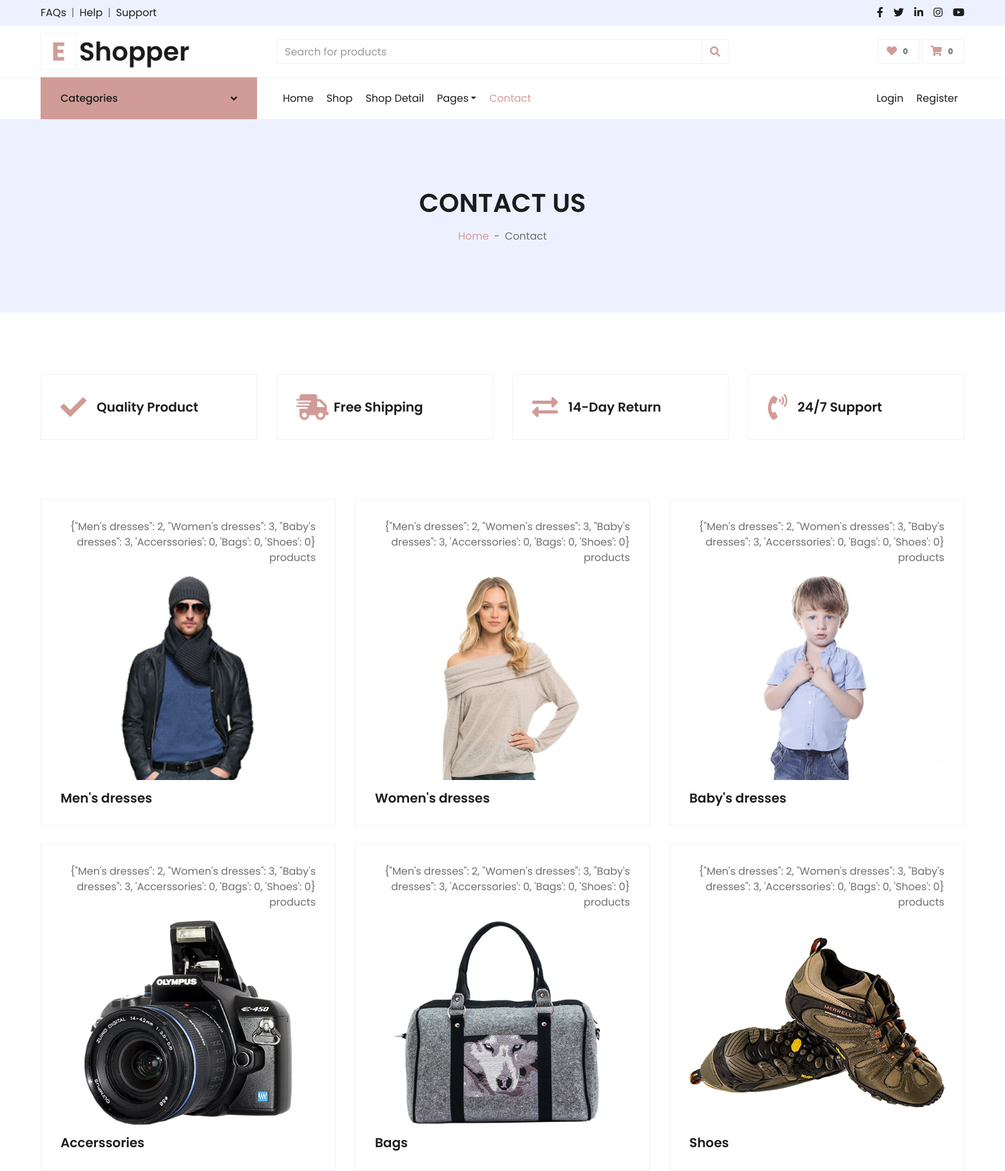
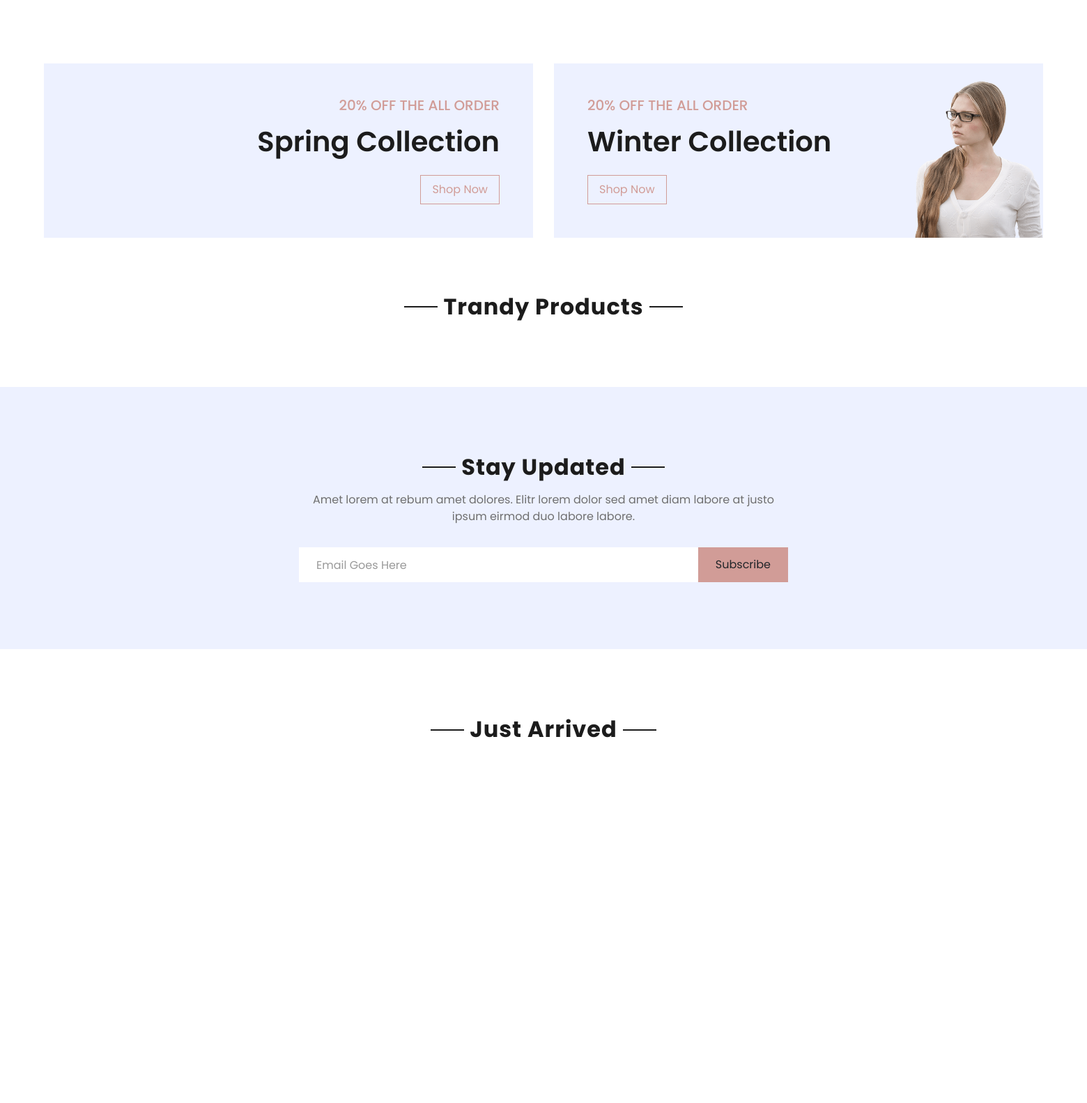
The page / (upper part) on the database its author committed (2 pictures, top to bottom).
### sales/models.py (models this page shows, shortened)
class Category(models.Model):
    name = models.CharField(max_length=100)
    image = models.ImageField(upload_to='categories')

### sales/views.py (the view)
# urls.py: path('',views.index, name='index'),
def index(request):
    category_counts = {}  # Initialize an empty dictionary
    categories = Category.objects.all()
    for category in categories:
        products = Product.objects.filter(category=category)
        product_count = len(products)
        category_counts[category.name] = product_count
    context = {
        'navbar': 'index',
        'categories': categories,
        'products': products,
        'category_counts': category_counts,  # Add the category counts to the context
    }
    return render(request, 'index.html', context)

### sales/templates/index.html (shortened to what this page needs)
 {% extends 'layout.html' %}
{% load static %}
{% block body %}
    <div class="container-fluid pt-5">
        <div class="row px-xl-5 pb-3">
            <div class="col-lg-3 col-md-6 col-sm-12 pb-1">
                <div class="d-flex align-items-center border mb-4" style="padding: 30px;">
                    <h1 class="fa fa-check text-primary m-0 mr-3"></h1>
                    <h5 class="font-weight-semi-bold m-0">Quality Product</h5>
                </div>
            </div>
            <div class="col-lg-3 col-md-6 col-sm-12 pb-1">
                <div class="d-flex align-items-center border mb-4" style="padding: 30px;">
                    <h1 class="fa fa-shipping-fast text-primary m-0 mr-2"></h1>
                    <h5 class="font-weight-semi-bold m-0">Free Shipping</h5>
                </div>
            </div>
            <div class="col-lg-3 col-md-6 col-sm-12 pb-1">
                <div class="d-flex align-items-center border mb-4" style="padding: 30px;">
                    <h1 class="fas fa-exchange-alt text-primary m-0 mr-3"></h1>
                    <h5 class="font-weight-semi-bold m-0">14-Day Return</h5>
                </div>
            </div>
            <div class="col-lg-3 col-md-6 col-sm-12 pb-1">
                <div class="d-flex align-items-center border mb-4" style="padding: 30px;">
                    <h1 class="fa fa-phone-volume text-primary m-0 mr-3"></h1>
                    <h5 class="font-weight-semi-bold m-0">24/7 Support</h5>
                </div>
            </div>
        </div>
    </div>
    <div class="container-fluid pt-5">
        <div class="row px-xl-5 pb-3">
            {% for category in categories %}
            <div class="col-lg-4 col-md-6 pb-1">
                <div class="cat-item d-flex flex-column border mb-4" style="padding: 30px;">
                    <p class="text-right">{{ category_counts}} products</p>
                    <a href="" class="cat-img position-relative overflow-hidden mb-3">
                        <img class="img-fluid" src="/media/{{ category.image }}" alt="">
                    </a>
                    <h5 class="font-weight-semi-bold m-0">{{category.name}}</h5>
                </div>
            </div>
            {% endfor %}
        </div>
    </div>
    <div class="container-fluid offer pt-5">
        <div class="row px-xl-5">
            <div class="col-md-6 pb-4">
                <div class="position-relative bg-secondary text-center text-md-right text-white mb-2 py-5 px-5">
                    <div class="position-relative" style="z-index: 1;">
                        <h5 class="text-uppercase text-primary mb-3">20% off the all order</h5>
                        <h1 class="mb-4 font-weight-semi-bold">Spring Collection</h1>
                        <a href="" class="btn btn-outline-primary py-md-2 px-md-3">Shop Now</a>
                    </div>
                </div>
            </div>
            <div class="col-md-6 pb-4">
                <div class="position-relative bg-secondary text-center text-md-left text-white mb-2 py-5 px-5">
                    <img src="{% static 'img/offer-2.png'%}" alt="">
                    <div class="position-relative" style="z-index: 1;">
                        <h5 class="text-uppercase text-primary mb-3">20% off the all order</h5>
                        <h1 class="mb-4 font-weight-semi-bold">Winter Collection</h1>
                        <a href="" class="btn btn-outline-primary py-md-2 px-md-3">Shop Now</a>
                    </div>
                </div>
            </div>
        </div>
    </div>
    <div class="container-fluid pt-5">
        <div class="text-center mb-4">
            <h2 class="section-title px-5"><span class="px-2">Trandy Products</span></h2>
        </div>
        <div class="row px-xl-5 pb-3">
        </div>
    </div>
    <div class="container-fluid bg-secondary my-5">
        <div class="row justify-content-md-center py-5 px-xl-5">
            <div class="col-md-6 col-12 py-5">
                <div class="text-center mb-2 pb-2">
                    <h2 class="section-title px-5 mb-3"><span class="bg-secondary px-2">Stay Updated</span></h2>
                    <p>Amet lorem at rebum amet dolores. Elitr lorem dolor sed amet diam labore at justo ipsum eirmod duo labore labore.</p>
                </div>
                <form action="">
                    <div class="input-group">
                        <input type="text" class="form-control border-white p-4" placeholder="Email Goes Here">
                        <div class="input-group-append">
                            <button class="btn btn-primary px-4">Subscribe</button>
                        </div>
                    </div>
                </form>
            </div>
        </div>
    </div>
    <div class="container-fluid pt-5">
        <div class="text-center mb-4">
            <h2 class="section-title px-5"><span class="px-2">Just Arrived</span></h2>
        </div>
        <div class="row px-xl-5 pb-3">
        </div>
    </div>
    <div class="container-fluid py-5">
        <div class="row px-xl-5">
            <div class="col">
                <div class="owl-carousel vendor-carousel">
                </div>
            </div>
        </div>
    </div>
{% endblock %}

### sales/templates/layout.html (shortened to what this page needs)
{% load static %}
<!DOCTYPE html>
<html lang="en">
<head>
    <link href="https://cdnjs.cloudflare.com/ajax/libs/font-awesome/5.10.0/css/all.min.css" rel="stylesheet">
    <link href="{% static 'lib/owlcarousel/assets/owl.carousel.min.css" rel="stylesheet'%}">
    <link href="{% static 'css/style.css'%}" rel="stylesheet">
</head>
<body>
    <div class="container-fluid">
        <div class="row bg-secondary py-2 px-xl-5">
            <div class="col-lg-6 d-none d-lg-block">
                <div class="d-inline-flex align-items-center">
                    <a class="text-dark" href="">FAQs</a>
                    <span class="text-muted px-2">|</span>
                    <a class="text-dark" href="">Help</a>
                    <span class="text-muted px-2">|</span>
                    <a class="text-dark" href="">Support</a>
                </div>
            </div>
            <div class="col-lg-6 text-center text-lg-right">
                <div class="d-inline-flex align-items-center">
                    <a class="text-dark px-2" href="">
                        <i class="fab fa-facebook-f"></i>
                    </a>
                    <a class="text-dark px-2" href="">
                        <i class="fab fa-twitter"></i>
                    </a>
                    <a class="text-dark px-2" href="">
                        <i class="fab fa-linkedin-in"></i>
                    </a>
                    <a class="text-dark px-2" href="">
                        <i class="fab fa-instagram"></i>
                    </a>
                    <a class="text-dark pl-2" href="">
                        <i class="fab fa-youtube"></i>
                    </a>
                </div>
            </div>
        </div>
        <div class="row align-items-center py-3 px-xl-5">
            <div class="col-lg-3 d-none d-lg-block">
                <a href="" class="text-decoration-none">
                    <h1 class="m-0 display-5 font-weight-semi-bold"><span class="text-primary font-weight-bold border px-3 mr-1">E</span>Shopper</h1>
                </a>
            </div>
            <div class="col-lg-6 col-6 text-left">
                <form action="">
                    <div class="input-group">
                        <input type="text" class="form-control" placeholder="Search for products">
                        <div class="input-group-append">
                            <span class="input-group-text bg-transparent text-primary">
                                <i class="fa fa-search"></i>
                            </span>
                        </div>
                    </div>
                </form>
            </div>
            <div class="col-lg-3 col-6 text-right">
                <a href="" class="btn border">
                    <i class="fas fa-heart text-primary"></i>
                    <span class="badge">0</span>
                </a>
                <a href="" class="btn border">
                    <i class="fas fa-shopping-cart text-primary"></i>
                    <span class="badge">0</span>
                </a>
            </div>
        </div>
    </div>
    <div class="container-fluid">
        <div class="row border-top px-xl-5">
            <div class="col-lg-3 d-none d-lg-block">
                <a class="btn shadow-none d-flex align-items-center justify-content-between bg-primary text-white w-100" data-toggle="collapse" href="#navbar-vertical" style="height: 65px; margin-top: -1px; padding: 0 30px;">
                    <h6 class="m-0">Categories</h6>
                    <i class="fa fa-angle-down text-dark"></i>
                </a>
            </div>
            <div class="col-lg-9">
                <nav class="navbar navbar-expand-lg bg-light navbar-light py-3 py-lg-0 px-0">
                    <div class="collapse navbar-collapse justify-content-between" id="navbarCollapse">
                        <div class="navbar-nav mr-auto py-0">
                            <a href="index" class="nav-item nav-link">Home</a>
                            <a href="/shop/" class="nav-item nav-link">Shop</a>
                            <a href="detail" class="nav-item nav-link">Shop Detail</a>
                            <div class="nav-item dropdown">
                                <a href="#" class="nav-link dropdown-toggle" data-toggle="dropdown">Pages</a>
                            </div>
                            <a href="contact" class="nav-item nav-link active">Contact</a>
                        </div>
                        <div class="navbar-nav ml-auto py-0">
                            <a href="" class="nav-item nav-link">Login</a>
                            <a href="" class="nav-item nav-link">Register</a>
                        </div>
                    </div>
                </nav>
            </div>
        </div>
    </div>
    <div class="container-fluid bg-secondary mb-5">
        <div class="d-flex flex-column align-items-center justify-content-center" style="min-height: 300px">
            <h1 class="font-weight-semi-bold text-uppercase mb-3">Contact Us</h1>
            <div class="d-inline-flex">
                <p class="m-0"><a href="">Home</a></p>
                <p class="m-0 px-2">-</p>
                <p class="m-0">Contact</p>
            </div>
        </div>
    </div>
        {% block body %}
        {% endblock %}
</body>
</html>

### rows shown on the page
Category: category_counts "{\"Men's dresses\": 2, \"Women's dresses\": 3, \"Baby's dresses\": 3, 'Accerssories': 0, 'Bags': 0, 'Shoes': 0}", image (picture), name "Men's dresses"
Category: category_counts "{\"Men's dresses\": 2, \"Women's dresses\": 3, \"Baby's dresses\": 3, 'Accerssories': 0, 'Bags': 0, 'Shoes': 0}", image (picture), name "Women's dresses"
Category: category_counts "{\"Men's dresses\": 2, \"Women's dresses\": 3, \"Baby's dresses\": 3, 'Accerssories': 0, 'Bags': 0, 'Shoes': 0}", image (picture), name "Baby's dresses"
Category: category_counts "{\"Men's dresses\": 2, \"Women's dresses\": 3, \"Baby's dresses\": 3, 'Accerssories': 0, 'Bags': 0, 'Shoes': 0}", image (picture), name "Accerssories"
Category: category_counts "{\"Men's dresses\": 2, \"Women's dresses\": 3, \"Baby's dresses\": 3, 'Accerssories': 0, 'Bags': 0, 'Shoes': 0}", image (picture), name "Bags"
Category: category_counts "{\"Men's dresses\": 2, \"Women's dresses\": 3, \"Baby's dresses\": 3, 'Accerssories': 0, 'Bags': 0, 'Shoes': 0}", image (picture), name "Shoes"
